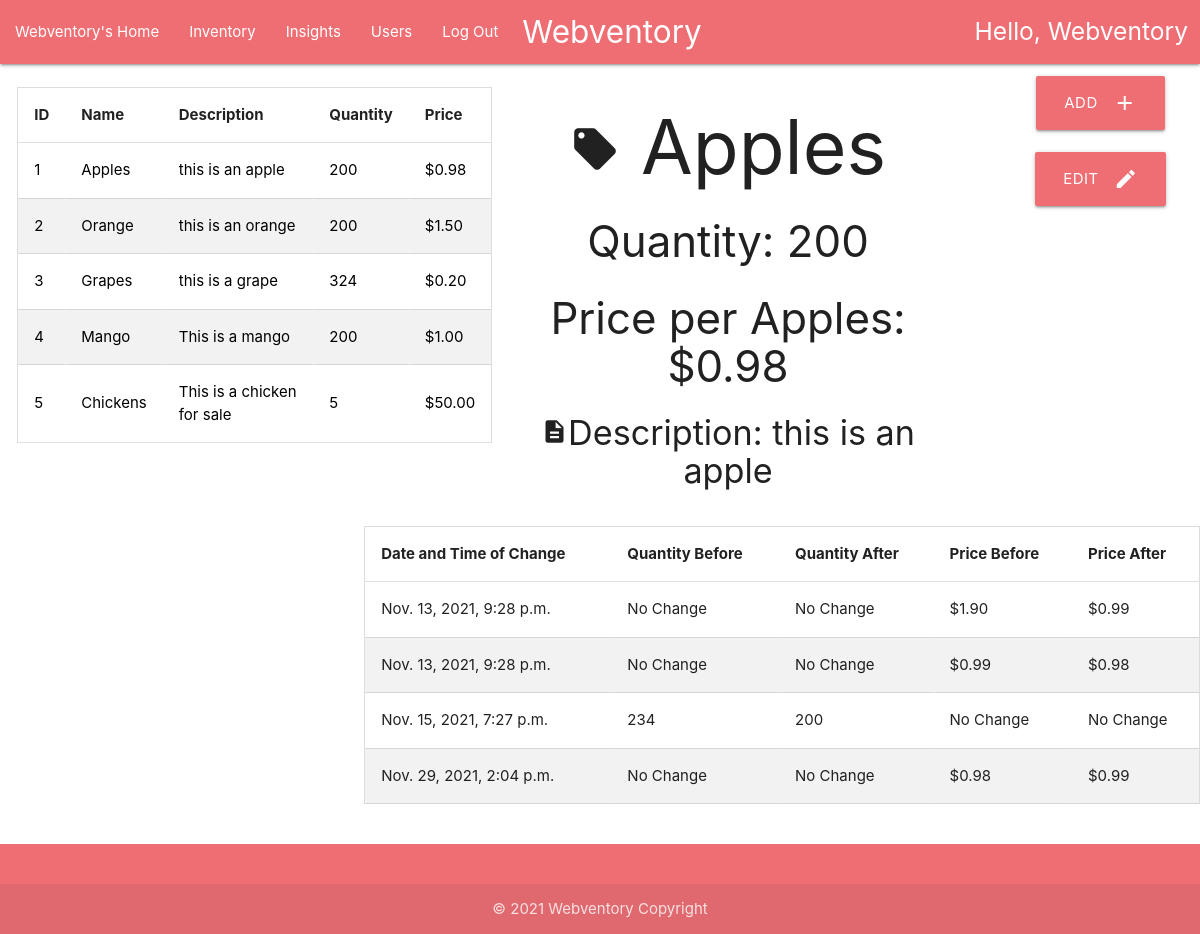
/userInventory/1/ (signed in), run on the app's committed database.
### home/models.py (models this page shows, shortened)
class User(AbstractUser):
    username = models.CharField(max_length=30, unique=True)
    email = models.CharField(max_length=100)
    password = models.CharField(max_length=30)
    def __str__(self):
        return self.username

class Item(models.Model):
    id = models.AutoField(unique=True, primary_key=True)
    name = models.CharField(max_length=30)
    description = models.CharField(max_length=100)
    quantity = models.IntegerField()
    price = models.FloatField()
    user_visibility = models.CharField(max_length=30)

class ItemHistory(models.Model):
    item_id = models.ForeignKey(
        Item,
        models.SET_NULL,
        blank=True,
        null=True,
    )
    quantity_before = models.IntegerField()
    quantity_after = models.IntegerField()
    price_before = models.FloatField()
    price_after = models.FloatField()
    date_of_change = models.DateTimeField()

### home/views.py (the view)
# urls.py: path('userInventory/', views.user_inventory),
@login_required(login_url='/login')
def user_inventory(request, item_id=0):
    clearGraphHistory(request.user)
    items = Item.objects.all().select_related()
    item = str()
    itemHistory = str()
    if item_id != 0:
        item = Item.objects.get(id=item_id)
        itemHistory = ItemHistory.objects.filter(item_id=item).select_related()
    return render(request, 'home/userHomeInventory.html',
                  {"username": str(request.user).title(), "item": item, "items": items, "itemHistories": itemHistory})

### home/views.py (called while the page is built)
def clearGraphHistory(username):
    path = os.path.join(os.path.dirname(__file__), 'static', 'home', 'temp', f'{username}')
    if os.path.exists(path):
        os.chdir(path)
        for file in os.listdir(path):
            os.remove(file)

### home/templates/home/userHomeInventory.html (shortened to what this page needs)
{% extends 'home/userHome.html' %}
{% block content %}
{% load static %}
<link rel="stylesheet" href="{% static 'home/css/style.css' %}">
<div class="row" style="padding-left : .5%;">
    <div class="container-fluid">
        <div class="col s5 center">
            <br>
            <table id="myTable">
                <thead>
                <tr>
                    <th>ID</th>
                    <th>Name</th>
                    <th>Description</th>
                    <th>Quantity</th>
                    <th>Price</th>
                </tr>
                </thead>
                <tbody>
                {% for item in items %}
                <tr>
                    <td><a style="color: black" href="/userInventory/{{item.id}}">
                        {{ item.id }}
                    </a></td>
                    <td><a style="color: black" href="/userInventory/{{item.id}}">
                        {{ item.name }}
                    </a></td>
                    <td><a style="color: black" href="/userInventory/{{item.id}}">
                        {{ item.description }}
                    </a></td>
                    <td><a style="color: black" href="/userInventory/{{item.id}}">
                        {{ item.quantity }}
                    </a></td>
                    <td><a style="color: black" href="/userInventory/{{item.id}}">
                        ${{ item.price|floatformat:2 }}
                    </a></td>
                </tr>
                {% endfor %}
                </tbody>
            </table>
            <br>
        </div>
    </div>
    <div class="col s5 center" style="padding-right : 5%">
        {%if item %}
        <h1 style="font-size: 75px"><i class="material-icons small" style="font-size : 50px">local_offer</i>
            {{item.name}}</h1>
        <h3>Quantity: {{item.quantity}}</h3>
        <h3>Price per {{item.name}}: ${{item.price|floatformat:2}}</h3>
        <h4><i class="material-icons small" style="font-size: 27px">description</i>Description: {{item.description}}
        </h4>
        {% endif %}
    </div>
    <div class="col s2 container center" style="padding-top:1%;">
        <span>
         <a class="waves-effect waves-light btn-large hoverable" style="background-color: #ee6e73;"
            href="/create"><i class="material-icons right">add</i>Add</a>
         <br>
         <br>
         {% if item %}
             <a class="waves-effect waves-light btn-large hoverable" style="background-color: #ee6e73;"
                href="edit"><i class="material-icons right">edit</i>Edit</a>
         {% endif %}
         </span>
        <br>
    </div>
    {% if item %}
    <div class="row s1 container right">
        <br>
        <table>
            <thead>
            <tr>
                <th>Date and Time of Change</th>
                <th>Quantity Before</th>
                <th>Quantity After</th>
                <th>Price Before</th>
                <th>Price After</th>
            </tr>
            </thead>
            <tbody>
            {% for itemHistory in itemHistories %}
            <tr>
                <td>{{itemHistory.date_of_change}}</td>
                {% if itemHistory.quantity_after != itemHistory.quantity_before %}
                <td>{{itemHistory.quantity_before}}</td>
                <td>{{itemHistory.quantity_after}}</td>
                {% else %}
                <td>No Change</td>
                <td>No Change</td>
                {% endif %}
                {% if itemHistory.price_after != itemHistory.price_before %}
                <td>${{itemHistory.price_before|floatformat:2}}</td>
                <td>${{itemHistory.price_after|floatformat:2}}</td>
                {% else %}
                <td>No Change</td>
                <td>No Change</td>
                {% endif %}
            </tr>
            {% endfor %}
            </tbody>
        </table>
    </div>
    {% endif %}
</div>
{% endblock %}

### home/templates/home/userHomeBase.html (shortened to what this page needs)
<!DOCTYPE html>
<html lang="en">
<head>
    {% load static %}
    <link rel="stylesheet" href="{% static 'home/css/materialize.css' %}">
    <link rel="stylesheet" href="{% static 'home/css/style.css' %}">
</head>
<body>
<nav>
    <div class="nav-wrapper container-fluid">
        <a href="/" class="brand-logo center" style="padding-left: 2%"
        >Webventory</a
        >
        <ul class="left hide-on-med-and-down">
            <li><a href="/userHome">{{username}}'s Home</a></li>
            <li><a href="/userInventory">Inventory</a></li>
            <li><a href="/userInsights">Insights</a></li>
            <li><a href="#">Users</a></li>
            <li><a href="/logout">Log Out</a></li>
        </ul>
        <h5 class="right" style="padding-right: 1%; padding-top: 0.125%">
            Hello, {{username}}
        </h5>
    </div>
</nav>
<main>
    {% block content %}
    {% endblock %}
</main>
<footer class="page-footer">
    <div class="footer-copyright">
        <div class="container center">© 2021 Webventory Copyright</div>
    </div>
</footer>
</body>
</html>

### home/static/home/css/style.css (style rules this page uses)
body { display: flex; min-height: 100vh; flex-direction: column; }
main { flex: 1 0 auto; }
table { border-spacing: 0; width: 100%; border: 1px solid #ddd; }
th { cursor: pointer; }
th, td { text-align: left; padding: 16px; }
tr:nth-child(even) { background-color: #f2f2f2 }

### data on the page
User: username "Webventory"
Item: id "1", name "Apples", description "this is an apple", quantity "200", price "0.98"
Item: id "2", name "Orange", description "this is an orange", quantity "200", price "1.50"
Item: id "3", name "Grapes", description "this is a grape", quantity "324", price "0.20"
Item: id "4", name "Mango", description "This is a mango", quantity "200", price "1.00"
Item: id "5", name "Chickens", description "This is a chicken for sale", quantity "5", price "50.00"
ItemHistory: date_of_change "Nov. 13, 2021, 9:28 p.m.", quantity_after "No Change", price_before "1.90", price_after "0.99"
ItemHistory: date_of_change "Nov. 13, 2021, 9:28 p.m.", quantity_after "No Change", price_before "0.99", price_after "0.98"
ItemHistory: date_of_change "Nov. 15, 2021, 7:27 p.m.", quantity_before "234", quantity_after "200", price_after "No Change"
ItemHistory: date_of_change "Nov. 29, 2021, 2:04 p.m.", quantity_after "No Change", price_before "0.98", price_after "0.99"
